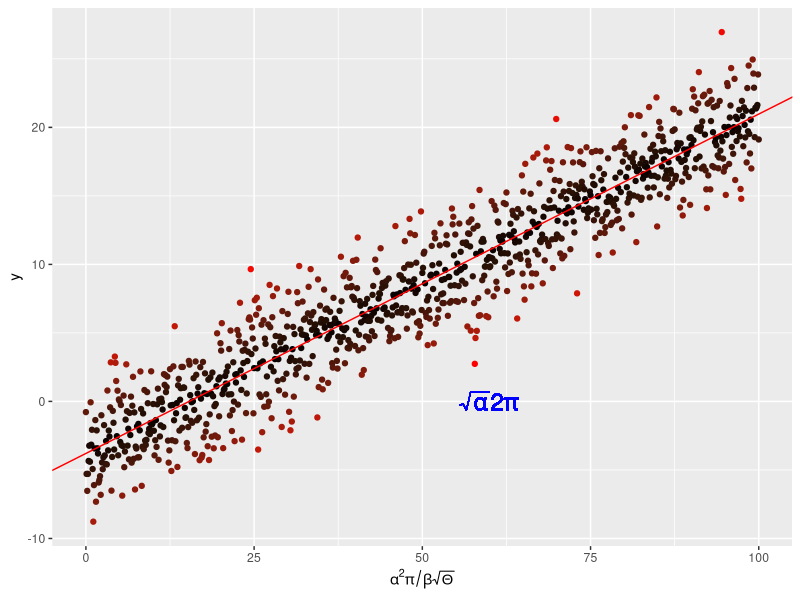

The R script that drew this image:
#!/usr/bin/env Rscript
# Author: Sebastian Dohne <sed24@ic.ac.uk>
# Script: MyLinReg.R
# Description: This script generates a scatter plot with a linear regression line from a simulated dataset. The plot is saved as a PDF.
# Dependencies: tidyverse
# Arguments: None
# Date: October 2024

# Create the results directory if it does not exist
if (!dir.exists("../results")) { 
  dir.create("../results") # Create a directory named 'results' if it doesn’t already exist
}

# Load the tidyverse package for data manipulation and plotting functions
require(tidyverse)

# Open a blank PDF in the 'results' directory to save the plot
pdf("../results/MyLinReg.pdf", 
    20, 13) # Set page dimensions (width x height) in inches

# Generate a sequence of x values from 0 to 100 with increments of 0.1
x <- seq(0, 100, by = 0.1)

# Generate y values based on a linear relationship with x, adding random noise
y <- -4. + 0.25 * x + rnorm(length(x), mean = 0., sd = 2.5)

# Store x and y values in a data frame
my_data <- data.frame(x = x, y = y)

# Perform a linear regression of y on x and summarize the model
my_lm <- summary(lm(y ~ x, data = my_data))

# Plot the data with ggplot2, using the absolute residuals as color intensity
p <- ggplot(my_data, aes(x = x, y = y, colour = abs(my_lm$residual))) +
  geom_point() + # Scatter plot of data points
  scale_colour_gradient(low = "black", high = "red") + # Gradient color for residuals
  theme(legend.position = "none") + # Remove legend
  scale_x_continuous(expression(alpha^2 * pi / beta * sqrt(Theta))) # Custom x-axis label with expression

# Add the regression line to the plot
p <- p + geom_abline(
  intercept = my_lm$coefficients[1][1], # Intercept from the regression model
  slope = my_lm$coefficients[2][1],     # Slope from the regression model
  colour = "red")                       # Set line color to red

# Add a mathematical expression as a label to the plot at specified coordinates
p <- p + geom_text(aes(x = 60, y = 0, label = "sqrt(alpha) * 2* pi"), 
                   parse = TRUE, size = 6, colour = "blue") # Display the expression in blue

# Print the plot to the PDF
print(p)

# Close the PDF device to save the plot in 'MyLinReg.pdf'
graphics.off()
